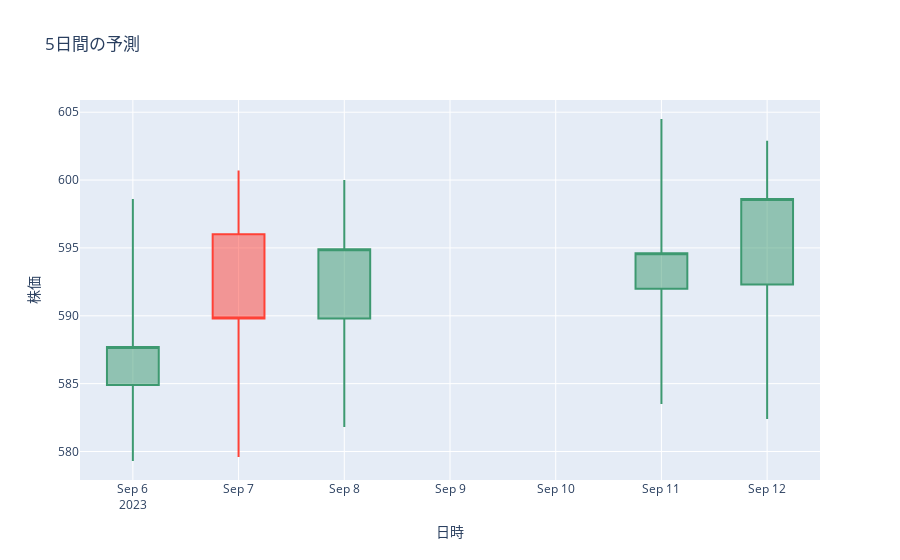

This figure's notebook cell:
### Code cell
fig =go.Figure(go.Candlestick(x=predicted_stock_price_df.index,
                open=predicted_stock_price_df['始値'],
                high=predicted_stock_price_df['高値'],
                low=predicted_stock_price_df['安値'],
                close=predicted_stock_price_df['終値'], name='5日間の予測'))

fig.update_layout(xaxis_rangeslider_visible=False, title='5日間の予測')
fig.update_xaxes(title_text='日時')
fig.update_yaxes(title_text='株価')
fig.show()

### Figure 1 — Plotly figure (JSON) as saved in the notebook; plotly's stock layout.template omitted (floating-point values rounded to 4 significant figures)
{"data": [{"close": [587.7, 589.8, 594.9, 594.6, 598.6], "high": [598.6, 600.7, 600, 604.5, 602.9], "low": [579.3, 579.6, 581.8, 583.5, 582.4], "name": "5日間の予測", "open": [584.9, 596, 589.8, 592, 592.3], "type": "candlestick", "x": ["2023-09-06T00:00:00", "2023-09-07T00:00:00", "2023-09-08T00:00:00", "2023-09-11T00:00:00", "2023-09-12T00:00:00"]}], "layout": {"title": {"text": "5日間の予測"}, "xaxis": {"rangeslider": {"visible": false}, "title": {"text": "日時"}}, "yaxis": {"title": {"text": "株価"}}}}
